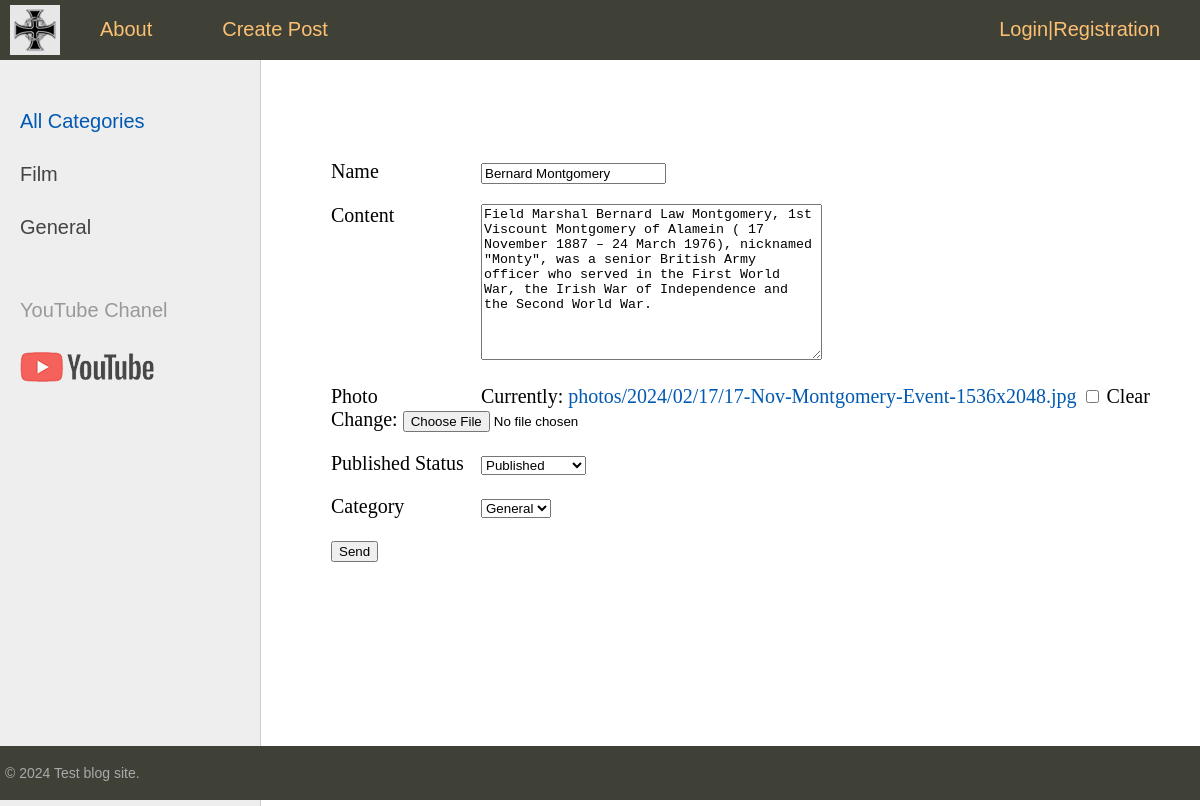
Screenshot of /edit/bernard-montgomery/ with the database file from the repository.
### sitetest/models.py (models this page shows, shortened)
class Category(models.Model):
    name = models.CharField(max_length=100, db_index=True, verbose_name="Category")
    slug = models.SlugField(max_length=255, unique=True, db_index=True, verbose_name="Slug")
    class Meta:
        verbose_name = "Category"
        verbose_name_plural = "Categories"
    def __str__(self):
        return self.name
    def get_absolute_url(self):
        return reverse("category", kwargs={"cat_slug": self.slug})

class Persons(models.Model):
    class Status(models.IntegerChoices):
        DRAFT = 0, "Not Published"
        PUBLISHED = 1, "Published"
    title = models.CharField(max_length=255, verbose_name="Name")
    slug = models.SlugField(max_length=255, unique=True, db_index=True, verbose_name="Slug")
    photo = models.FileField(upload_to='photos/%Y/%m/%d/',
                             blank=True, null=True, verbose_name="Photo")
    content = models.TextField(blank=True, verbose_name="content")
    time_create = models.DateTimeField(auto_now_add=True, verbose_name="Time of creation")
    time_update = models.DateTimeField(auto_now=True, verbose_name="Last update")
    is_published = models.BooleanField(choices=tuple(map(lambda x: (bool(x[0]), x[1]), Status.choices)),
                                       default=Status.DRAFT, verbose_name="Published Status")
    cat = models.ForeignKey('Category', on_delete=models.PROTECT, related_name='categ', verbose_name="Category")
    tags = models.ManyToManyField('TagPost', blank=True, related_name='tags', verbose_name="Tags")
    country = models.OneToOneField('Country', blank=True, on_delete=models.SET_NULL, null=True, related_name='countri',
                                   verbose_name="Country")
    author = models.ForeignKey(get_user_model(), on_delete=models.SET_NULL, related_name='posts', null=True,
                               default=True)
    objects = models.Manager()
    published = PublishedManager()
    class Meta:
        verbose_name_plural = "Person"

### sitetest/views.py (the view)
# urls.py: path('edit/<slug:slug>/', views.ChangePost.as_view(), name='edit_post'),
class ChangePost(DataMixin, UpdateView):
    model = Persons
    fields = ['title', 'content', 'photo', 'is_published', 'cat']
    template_name = 'sitetest/addpost.html'
    success_url = reverse_lazy('home')
    title_page = 'Changing Form'

### sitetest/templatetags/person_tags.py (called while the page is built)
@register.inclusion_tag('sitetest/list_categories.html')
def show_categories(cat_selected=0):
    cats = Category.objects.annotate(total=Count("categ")).filter(total__gt=0)
    return {'cats': cats, 'cat_selected': cat_selected}

@register.inclusion_tag('sitetest/list_tags.html')
def show_tags():
    tags = TagPost.objects.annotate(total=Count("tags")).filter(total__gt=0)
    return {'tags': tags}

### users/context_processors.py (called while the page is built)
def get_upper_menu(request):
    return {'upper_menu':menu}

### sitetest/templates/sitetest/addpost.html (shortened to what this page needs)
{%extends 'base.html'%}
{% block content%}
<form action="" , method="Post" enctype="multipart/form-data">
    <form action="" method="post">
        {% for f in form %}
        <p><label class="form-label" for="{{ f.id_for_label }}">{{ f.label }}</label>{{ f }}</p>
        {% endfor %}
        <p>
            <button type="submit">Send</button>
        </p>
    </form>
    {%endblock%}

### sitetest/templates/sitetest/list_categories.html
{% for cat in cats %}
{% if cat.id == cat_selected%}
<li class="selected">{{cat.name}}</li>
{% else %}
<li><a href="{{ cat.get_absolute_url }}">{{cat.name}}</a></li>
{% endif %}
{% endfor %}

### sitetest/static/sitetest/css/styles.css (style rules this page uses)
html, body { font-family: 'Arial'; margin: 0; padding: 0; height: 100%; width: 100%; color: #444; }
a { color: #0059b2; text-decoration: none; }
.left-chapters ul li { margin: 30px 0 0 0; color: #999; }
.left-chapters ul li a { color: #444; text-decoration: none; }
.form-label { display: inline-block; min-width: 150px; vertical-align: top; }

### rows the page displays
Category: name "Film"
Category: name "General"
Persons: form "Bernard Montgomery" "Field Marshal Bernard Law Montgomery, 1st Viscount Montgomery of Alamein ( 17 November 1887 – 24 March 1976), nicknamed \"Monty\", was a senior British Army officer who served in the First World War, the Irish War of Independence and the Second World War." "Published" "General"

### other values shown
{{ m.title }} "About" "Create Post"
{{ f.label }} "Name" "Content" "Photo" "Published Status" "Category"
